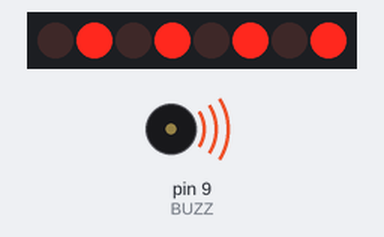
A sketch run on a simulated Arduino Uno, built with avr-gcc and run on an emulated ATmega328P. Shown: 8 shift-register outputs drawn as a row of LEDs (first output left, lit = HIGH), buzzer (waves = sounding). Wiring (inferred from the names in the program): shift register (74HC595): data pin 4; shift clock pin 3; latch pin 5. Wiring (inferred from the signals the program sends): row of LEDs: on Q0, Q1, Q2, Q3, Q4, Q5, Q6, Q7.

Above: at 7.4 s.
At 17.49 s:
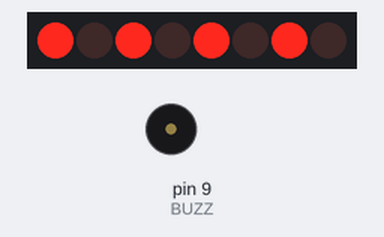
At 27.7 s:
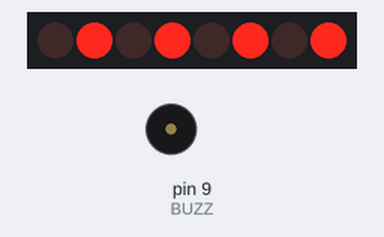
At 39.3 s:
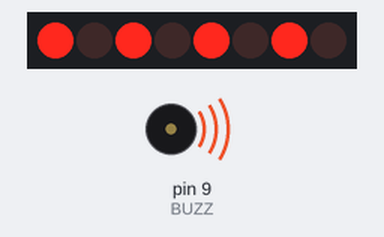
Timing chart, 0 to 40.0 s (numbered marks = the images above):
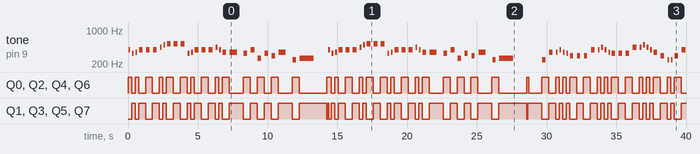

Measured:
- by itself, Q0, Q2, Q4, Q6: LOW → HIGH at 0.00 s, → LOW 0.25 s later, → HIGH 0.25 s later, → LOW 0.25 s later, … (86 changes in this stretch)
- by itself, Q1, Q3, Q5, Q7: LOW → HIGH at 0.26 s, → LOW 0.25 s later, → HIGH 0.25 s later, → LOW 0.50 s later, … (87 changes in this stretch)
- by itself, tone on pin 9 (BUZZ): plays 391 Hz for 0.12 s, 329 Hz for 0.12 s, 348 Hz for 0.12 s, 391 Hz for 0.28 s, 391 Hz for 0.28 s, 391 Hz for 0.28 s … (84 notes in this stretch)

The sketch:

xmas_tree.ino
```cpp
#include<stdint.h>
#include "pitches.h"


// Pinout definition
#define RCLK 5
#define SRCLK 3
#define DI 4
#define BUZZ 9

uint16_t blink = 0x5555;

// Jingle Bells
int melody[] = {
  NOTE_E5, NOTE_E5, NOTE_E5,
  NOTE_E5, NOTE_E5, NOTE_E5,
  NOTE_E5, NOTE_G5, NOTE_C5, NOTE_D5,
  NOTE_E5,
  NOTE_F5, NOTE_F5, NOTE_F5, NOTE_F5,
  NOTE_F5, NOTE_E5, NOTE_E5, NOTE_E5, NOTE_E5,
  NOTE_E5, NOTE_D5, NOTE_D5, NOTE_E5,
  NOTE_D5, NOTE_G5
};

int tempo[] = {
  8, 8, 4,
  8, 8, 4,
  8, 8, 8, 8,
  2,
  8, 8, 8, 8,
  8, 8, 8, 16, 16,
  8, 8, 8, 8,
  4, 4
};

// We wish you a merry Christmas

int wish_melody[] = {
  NOTE_B3,
  NOTE_F4, NOTE_F4, NOTE_G4, NOTE_F4, NOTE_E4,
  NOTE_D4, NOTE_D4, NOTE_D4,
  NOTE_G4, NOTE_G4, NOTE_A4, NOTE_G4, NOTE_F4,
  NOTE_E4, NOTE_E4, NOTE_E4,
  NOTE_A4, NOTE_A4, NOTE_B4, NOTE_A4, NOTE_G4,
  NOTE_F4, NOTE_D4, NOTE_B3, NOTE_B3,
  NOTE_D4, NOTE_G4, NOTE_E4,
  NOTE_F4
};

int wish_tempo[] = {
  4,
  4, 8, 8, 8, 8,
  4, 4, 4,
  4, 8, 8, 8, 8,
  4, 4, 4,
  4, 8, 8, 8, 8,
  4, 4, 8, 8,
  4, 4, 4,
  2
};

// Santa Claus is coming to town

int santa_melody[] = {
  NOTE_G4,
  NOTE_E4, NOTE_F4, NOTE_G4, NOTE_G4, NOTE_G4,
  NOTE_A4, NOTE_B4, NOTE_C5, NOTE_C5, NOTE_C5,
  NOTE_E4, NOTE_F4, NOTE_G4, NOTE_G4, NOTE_G4,
  NOTE_A4, NOTE_G4, NOTE_F4, NOTE_F4,
  NOTE_E4, NOTE_G4, NOTE_C4, NOTE_E4,
  NOTE_D4, NOTE_F4, NOTE_B3,
  NOTE_C4
};

int santa_tempo[] = {
  8,
  8, 8, 4, 4, 4,
  8, 8, 4, 4, 4,
  8, 8, 4, 4, 4,
  8, 8, 4, 2,
  4, 4, 4, 4,
  4, 2, 4,
  1
};

void setup() {
  pinMode(RCLK, OUTPUT);
  pinMode(SRCLK, OUTPUT);
  pinMode(DI, OUTPUT);
  pinMode(BUZZ, OUTPUT); // Buzzer

  digitalWrite(RCLK, HIGH);
}

void buzz(int targetPin, long frequency, long length) {
  long delayValue = 1000000 / frequency / 2; // calculate the delay value between transitions
  //// 1 second's worth of microseconds, divided by the frequency, then split in half since
  //// there are two phases to each cycle
  long numCycles = frequency * length / 1000; // calculate the number of cycles for proper timing
  //// multiply frequency, which is really cycles per second, by the number of seconds to
  //// get the total number of cycles to produce
  for (long i = 0; i < numCycles; i++) { // for the calculated length of time...
    digitalWrite(targetPin, HIGH); // write the buzzer pin high to push out the diaphram
    delayMicroseconds(delayValue); // wait for the calculated delay value
    digitalWrite(targetPin, LOW); // write the buzzer pin low to pull back the diaphram
    delayMicroseconds(delayValue); // wait again or the calculated delay value
  }

}

void sing(int *melody, int *tempo, int size) {
  for (int thisNote = 0; thisNote < size; thisNote++) {
      // to calculate the note duration, take one second
      // divided by the note type.
      //e.g. quarter note = 1000 / 4, eighth note = 1000/8, etc.
      int noteDuration = 1000 / tempo[thisNote];

      write(blink);
      blink ^= 0xffff;

      buzz(BUZZ, melody[thisNote], noteDuration);
      // to distinguish the notes, set a minimum time between them.
      // the note's duration + 30% seems to work well:
      int pauseBetweenNotes = noteDuration;// * 1.30;
      delay(pauseBetweenNotes);

      // stop the tone playing:
      buzz(BUZZ, 0, noteDuration);

  }
}


// Function to write to shift register
void write(uint16_t value) {
  digitalWrite(RCLK, LOW);
  shiftOut(DI, SRCLK, MSBFIRST, value);
  digitalWrite(RCLK, HIGH);
}


void loop() {
  sing(santa_melody, santa_tempo, sizeof(santa_melody));
  sing(santa_melody, santa_tempo, sizeof(santa_tempo));
  delay(1000);
  sing(wish_melody, wish_tempo, sizeof(wish_melody));
  sing(wish_melody, wish_tempo, sizeof(wish_melody));
  delay(1000);
  sing(melody, tempo, sizeof(melody));
  sing(melody, tempo, sizeof(melody));
  delay(1000);
}
```

pitches.h
```cpp
/*************************************************
 * Public Constants
 *************************************************/

#define NOTE_B0  31
#define NOTE_C1  33
#define NOTE_CS1 35
#define NOTE_D1  37
#define NOTE_DS1 39
#define NOTE_E1  41
#define NOTE_F1  44
#define NOTE_FS1 46
#define NOTE_G1  49
#define NOTE_GS1 52
#define NOTE_A1  55
#define NOTE_AS1 58
#define NOTE_B1  62
#define NOTE_C2  65
#define NOTE_CS2 69
#define NOTE_D2  73
#define NOTE_DS2 78
#define NOTE_E2  82
#define NOTE_F2  87
#define NOTE_FS2 93
#define NOTE_G2  98
#define NOTE_GS2 104
#define NOTE_A2  110
#define NOTE_AS2 117
#define NOTE_B2  123
#define NOTE_C3  131
#define NOTE_CS3 139
#define NOTE_D3  147
#define NOTE_DS3 156
#define NOTE_E3  165
#define NOTE_F3  175
#define NOTE_FS3 185
#define NOTE_G3  196
#define NOTE_GS3 208
#define NOTE_A3  220
#define NOTE_AS3 233
#define NOTE_B3  247
#define NOTE_C4  262
#define NOTE_CS4 277
#define NOTE_D4  294
#define NOTE_DS4 311
#define NOTE_E4  330
#define NOTE_F4  349
#define NOTE_FS4 370
#define NOTE_G4  392
#define NOTE_GS4 415
#define NOTE_A4  440
#define NOTE_AS4 466
#define NOTE_B4  494
#define NOTE_C5  523
#define NOTE_CS5 554
#define NOTE_D5  587
#define NOTE_DS5 622
#define NOTE_E5  659
#define NOTE_F5  698
#define NOTE_FS5 740
#define NOTE_G5  784
#define NOTE_GS5 831
#define NOTE_A5  880
#define NOTE_AS5 932
#define NOTE_B5  988
#define NOTE_C6  1047
#define NOTE_CS6 1109
#define NOTE_D6  1175
#define NOTE_DS6 1245
#define NOTE_E6  1319
#define NOTE_F6  1397
#define NOTE_FS6 1480
#define NOTE_G6  1568
#define NOTE_GS6 1661
#define NOTE_A6  1760
#define NOTE_AS6 1865
#define NOTE_B6  1976
#define NOTE_C7  2093
#define NOTE_CS7 2217
#define NOTE_D7  2349
#define NOTE_DS7 2489
#define NOTE_E7  2637
#define NOTE_F7  2794
#define NOTE_FS7 2960
#define NOTE_G7  3136
#define NOTE_GS7 3322
#define NOTE_A7  3520
#define NOTE_AS7 3729
#define NOTE_B7  3951
#define NOTE_C8  4186
#define NOTE_CS8 4435
#define NOTE_D8  4699
#define NOTE_DS8 4978
```
